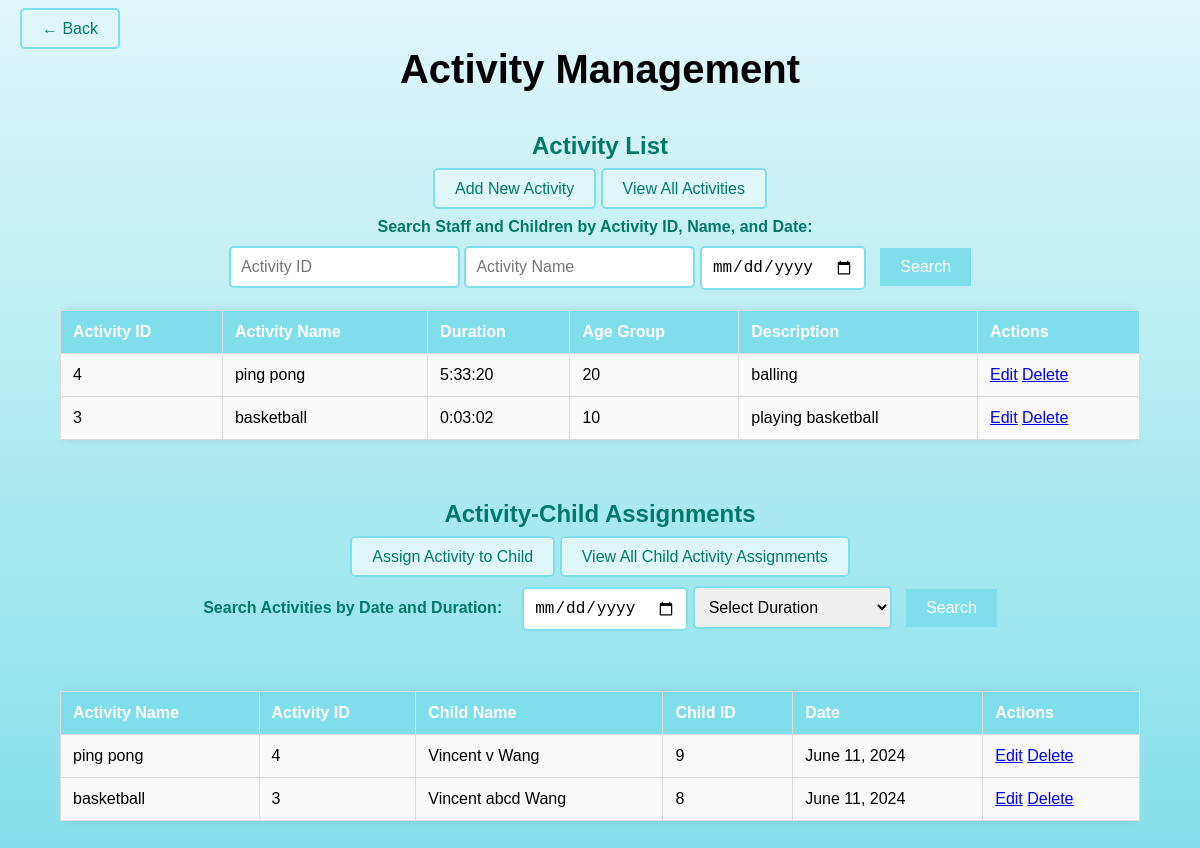
Page /myapp/activities/ on the committed database.
### myapp/models.py (models this page shows, shortened)
class Activity(models.Model):
    activity_name = models.CharField(max_length=50)
    duration = models.DurationField()
    age_group = models.CharField(max_length=20)
    description = models.TextField()

class ChildActivityAssignment(models.Model):
    child = models.ForeignKey(Child, on_delete=models.CASCADE)
    activity = models.ForeignKey(Activity, on_delete=models.CASCADE)
    date = models.DateField()

class Child(models.Model):
    first_name = models.CharField(max_length=30)
    middle_name = models.CharField(max_length=30, blank=True, null=True)
    last_name = models.CharField(max_length=30)
    date_of_birth = models.DateField()

### myapp/views.py (the view)
# urls.py: path('activities/', views.activity_list, name='activity_list'),
def activity_list(request):
    activities = Activity.objects.order_by('-id')[:5]  # Order by ID to get the most recently added entries
    child_activities_assignments = ChildActivityAssignment.objects.order_by('-id')[:5]  # Order by ID to get the most recently added entries
    return render(request, 'activity_list.html', {
        'activities': activities,
        'child_activities_assignments': child_activities_assignments
    })

### myapp/templates/activity_list.html (shortened to what this page needs)
<!DOCTYPE html>
<html lang="en">
<head>
</head>
<body>
    <div class="container">
        <div class="back-button">
            <a href="{% url 'home' %}" class="button">&larr; Back</a>
        </div>
        <h1>Activity Management</h1>
        <div class="section">
            <h2>Activity List</h2>
            <a href="{% url 'activity_add' %}" class="button">Add New Activity</a>
            <a href="{% url 'all_activities' %}" class="button">View All Activities</a>
            <div class="search-bar">
                <label for="search-activityID">Search Staff and Children by Activity ID, Name, and Date:</label>
                <form method="GET" action="{% url 'search_activity_details' %}">
                    <input type="text" id="search-activityID" name="activityID" placeholder="Activity ID">
                    <input type="text" id="search-activityName" name="activityName" placeholder="Activity Name">
                    <input type="date" name="date" placeholder="Date" required>
                    <button type="submit">Search</button>
                </form>
            </div>
            <div class="table-container">
                <table>
                    <thead>
                        <tr>
                            <th>Activity ID</th>
                            <th>Activity Name</th>
                            <th>Duration</th>
                            <th>Age Group</th>
                            <th>Description</th>
                            <th>Actions</th>
                        </tr>
                    </thead>
                    <tbody>
                        {% for activity in activities %}
                        <tr>
                            <td>{{ activity.id }}</td>
                            <td>{{ activity.activity_name }}</td>
                            <td>{{ activity.duration }}</td>
                            <td>{{ activity.age_group }}</td>
                            <td>{{ activity.description }}</td>
                            <td>
                                <a href="{% url 'activity_edit' activity.pk %}">Edit</a>
                                <a href="{% url 'activity_delete' activity.pk %}">Delete</a>
                            </td>
                        </tr>
                        {% endfor %}
                    </tbody>
                </table>
            </div>
        </div>
        <div class="section">
            <h2>Activity-Child Assignments</h2>
            <a href="{% url 'assign_activity_child' %}" class="button">Assign Activity to Child</a>
            <a href="{% url 'all_child_activities' %}" class="button">View All Child Activity Assignments</a>
            <div class="section">
                <div class="search-bar">
                    <label for="search-activity">Search Activities by Date and Duration:</label>
                    <form method="GET" action="{% url 'search_activity_by_duration' %}">
                        <input type="date" id="search-date" name="date" placeholder="Date" required>
                        <select name="duration" required>
                            <option value="">Select Duration</option>
                        </select>
                        <button type="submit">Search</button>
                    </form>
                </div>
            </div>
            <div class="table-container">
                <table>
                    <thead>
                        <tr>
                            <th>Activity Name</th>
                            <th>Activity ID</th>
                            <th>Child Name</th>
                            <th>Child ID</th>
                            <th>Date</th>
                            <th>Actions</th>
                        </tr>
                    </thead>
                    <tbody>
                        {% for assignment in child_activities_assignments %}
                        <tr>
                            <td>{{ assignment.activity.activity_name }}</td>
                            <td>{{ assignment.activity.id }}</td>
                            <td>{{ assignment.child.first_name }} {{ assignment.child.middle_name }} {{ assignment.child.last_name }}</td>
                            <td>{{ assignment.child.id }}</td>
                            <td>{{ assignment.date }}</td>
                            <td>
                                <a href="{% url 'edit_activity_assignment' assignment.id %}">Edit</a>
                                <a href="{% url 'delete_activity_assignment' assignment.id %}">Delete</a>
                            </td>
                        </tr>
                        {% endfor %}
                    </tbody>
                </table>
            </div>
        </div>
    </div>
</body>
</html>

### myapp/templates/activity_list.html (style rules this page uses)
body { font-family: Arial, sans-serif; text-align: center; background: linear-gradient(to bottom, #e0f7fa, #80deea); margin: 0; padding: 0; position: relative; }
.container { width: 90%; margin: auto; padding: 20px; }
h1 { font-size: 2.5em; margin-bottom: 20px; }
h2 { color: #00796b; margin-top: 40px; }
.section { margin-bottom: 40px; }
.table-container { overflow-x: auto; }
table { width: 100%; border-collapse: collapse; margin: 20px 0; box-shadow: 0 0 10px rgba(0, 0, 0, 0.1); border-radius: 10px; }
th, td { padding: 12px; border: 1px solid #ddd; text-align: left; }
th { background-color: #80deea; color: white; }
td { background-color: #f9f9f9; }
.button { padding: 10px 20px; background-color: #e0f7fa; border: 2px solid #80deea; border-radius: 5px; text-decoration: none; color: #00796b; font-size: 16px; margin-bottom: 10px; transition: background-color 0.3s, color 0.3s; }
.back-button { position: absolute; top: 20px; left: 20px; }
.search-bar { margin-top: 20px; display: flex; flex-wrap: wrap; justify-content: center; align-items: center; gap: 10px; }
.search-bar label { margin-right: 10px; font-weight: bold; color: #00796b; }
.search-bar input, .search-bar select { padding: 10px; font-size: 16px; border: 2px solid #80deea; border-radius: 5px; transition: border-color 0.3s; }
.search-bar button { padding: 10px 20px; font-size: 16px; background-color: #80deea; border: none; color: white; cursor: pointer; margin-left: 10px; transition: background-color 0.3s, color 0.3s; }

### rows in the picture
Activity: id "4", activity_name "ping pong", duration "5:33:20", age_group "20", description "balling"
Activity: id "3", activity_name "basketball", duration "0:03:02", age_group "10", description "playing basketball"
ChildActivityAssignment: activity.activity_name "ping pong", activity.id "4", child.first_name "Vincent", child.middle_name "v", child.last_name "Wang", child.id "9", date "June 11, 2024"
ChildActivityAssignment: activity.activity_name "basketball", activity.id "3", child.first_name "Vincent", child.middle_name "abcd", child.last_name "Wang", child.id "8", date "June 11, 2024"
